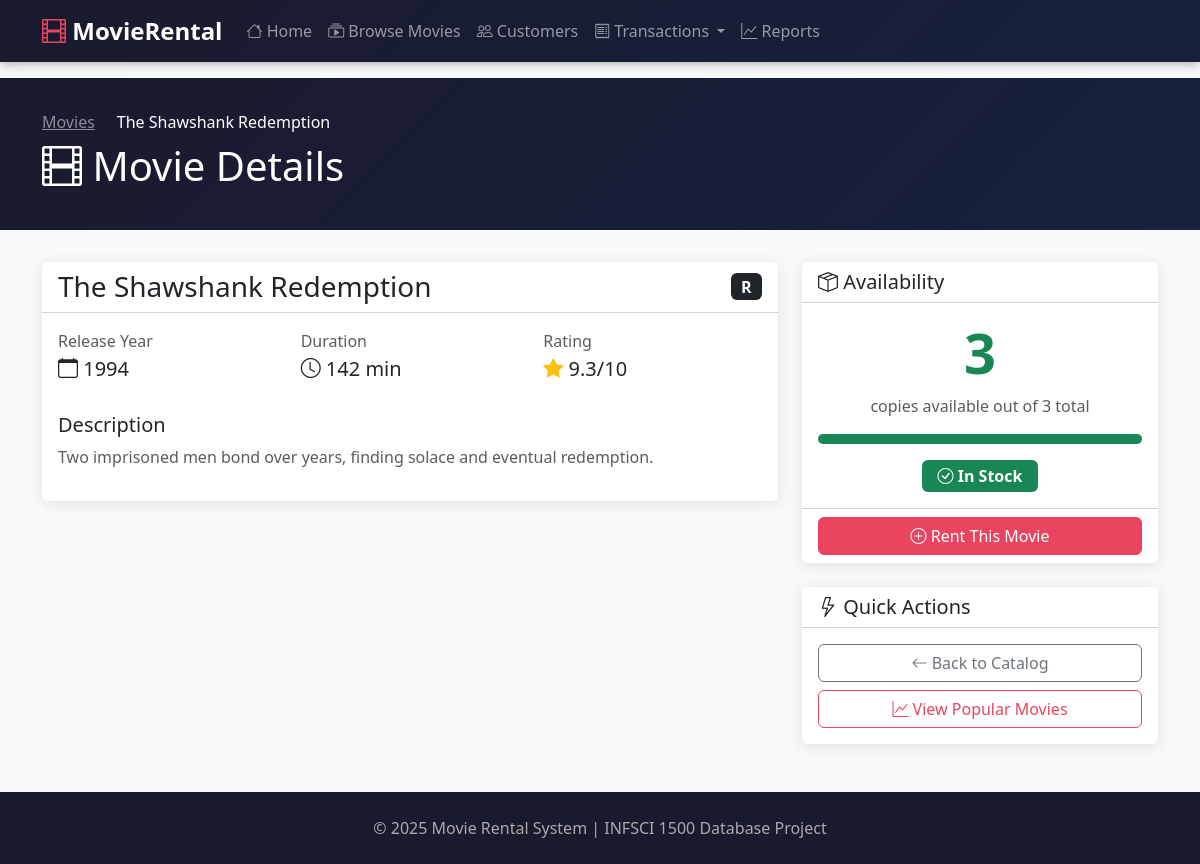
/movies/2, run on the app's committed database.
### tables this page shows
CREATE TABLE movie (
        movie_id       INTEGER PRIMARY KEY AUTOINCREMENT,
        title          TEXT NOT NULL,
        release_year   INTEGER,
        mpaa_rating    TEXT,
        length_minutes INTEGER,
        movie_rating   REAL,
        description    TEXT,
        rental_rate    REAL NOT NULL DEFAULT 4.99,
        late_fee       REAL NOT NULL DEFAULT 1.00
    );

### app.py (the view)
@app.route("/movies/<int:movie_id>")
def movie_detail(movie_id):
    conn = get_connection()
    cur = conn.cursor()
    cur.execute("SELECT * FROM movie WHERE movie_id = ?", (movie_id,))
    movie = cur.fetchone()
    cur.execute(
        """
        SELECT COUNT(*) AS total_copies,
               SUM(CASE WHEN status = 'AVAILABLE' THEN 1 ELSE 0 END) AS available_copies
        FROM inventory_copy
        WHERE movie_id = ?
        """,
        (movie_id,),
    )
    availability = cur.fetchone()
    conn.close()
    return render_template("movie_detail.html", movie=movie, availability=availability)

### app.py (called while the page is built)
def get_connection():
    conn = sqlite3.connect(DB_PATH)
    conn.row_factory = sqlite3.Row  # let us use row["column_name"]
    return conn

### templates/movie_detail.html (shortened to what this page needs)
{% extends "base.html" %}
{% block content %}
<div class="page-header">
    <div class="container">
        <nav aria-label="breadcrumb">
            <ol class="breadcrumb mb-2">
                <li class="breadcrumb-item"><a href="{{ url_for('browse_movies') }}" class="text-white-50">Movies</a></li>
                <li class="breadcrumb-item active text-white">{{ movie['title'] if movie else 'Details' }}</li>
            </ol>
        </nav>
        <h1><i class="bi bi-film"></i> Movie Details</h1>
    </div>
</div>
<div class="container">
    {% if movie %}
    <div class="row">
        <div class="col-lg-8">
            <div class="card mb-4">
                <div class="card-header bg-white">
                    <div class="d-flex justify-content-between align-items-center">
                        <h3 class="mb-0">{{ movie['title'] }}</h3>
                        {% if movie['mpaa_rating'] %}
                        <span class="badge bg-dark fs-6">{{ movie['mpaa_rating'] }}</span>
                        {% endif %}
                    </div>
                </div>
                <div class="card-body">
                    <div class="row mb-4">
                        <div class="col-md-4">
                            <p class="text-muted mb-1">Release Year</p>
                            <h5><i class="bi bi-calendar"></i> {{ movie['release_year'] if movie['release_year'] else 'N/A' }}</h5>
                        </div>
                        <div class="col-md-4">
                            <p class="text-muted mb-1">Duration</p>
                            <h5><i class="bi bi-clock"></i> {{ movie['length_minutes'] if movie['length_minutes'] else 'N/A' }} min</h5>
                        </div>
                        <div class="col-md-4">
                            <p class="text-muted mb-1">Rating</p>
                            <h5>
                                <i class="bi bi-star-fill rating-star"></i>
                                {{ movie['movie_rating'] if movie['movie_rating'] else 'N/A' }}/10
                            </h5>
                        </div>
                    </div>
                    <h5>Description</h5>
                    <p class="text-muted">{{ movie['description'] if movie['description'] else 'No description available.' }}</p>
                </div>
            </div>
        </div>
        <div class="col-lg-4">
            <div class="card mb-4">
                <div class="card-header bg-white">
                    <h5 class="mb-0"><i class="bi bi-box-seam"></i> Availability</h5>
                </div>
                <div class="card-body text-center">
                    {% set total = availability['total_copies'] if availability['total_copies'] else 0 %}
                    {% set available = availability['available_copies'] if availability['available_copies'] else 0 %}
                    <div class="display-4 fw-bold mb-2 {% if available > 0 %}text-success{% else %}text-danger{% endif %}">
                        {{ available }}
                    </div>
                    <p class="text-muted mb-3">copies available out of {{ total }} total</p>
                    <div class="progress mb-3" style="height: 10px;">
                        {% if total > 0 %}
                        <div class="progress-bar bg-success" role="progressbar"
                             style="width: {{ (available / total * 100)|int }}%"></div>
                        {% endif %}
                    </div>
                    {% if available > 0 %}
                    <span class="badge bg-success fs-6 px-3 py-2">
                        <i class="bi bi-check-circle"></i> In Stock
                    </span>
                    {% else %}
                    <span class="badge bg-danger fs-6 px-3 py-2">
                        <i class="bi bi-x-circle"></i> Out of Stock
                    </span>
                    {% endif %}
                </div>
                <div class="card-footer bg-white">
                    {% if available > 0 %}
                    <a href="{{ url_for('rent_movie') }}" class="btn btn-primary w-100">
                        <i class="bi bi-plus-circle"></i> Rent This Movie
                    </a>
                    {% else %}
                    <button class="btn btn-secondary w-100" disabled>
                        <i class="bi bi-clock"></i> Currently Unavailable
                    </button>
                    {% endif %}
                </div>
            </div>
            <div class="card">
                <div class="card-header bg-white">
                    <h5 class="mb-0"><i class="bi bi-lightning"></i> Quick Actions</h5>
                </div>
                <div class="card-body">
                    <a href="{{ url_for('browse_movies') }}" class="btn btn-outline-secondary w-100 mb-2">
                        <i class="bi bi-arrow-left"></i> Back to Catalog
                    </a>
                    <a href="{{ url_for('popular_movies') }}" class="btn btn-outline-primary w-100">
                        <i class="bi bi-graph-up"></i> View Popular Movies
                    </a>
                </div>
            </div>
        </div>
    </div>
    {% endif %}
</div>
{% endblock %}

### templates/base.html (style rules this page uses)
body { background-color: #f8f9fa; min-height: 100vh; }
.card { border: none; box-shadow: 0 2px 15px rgba(0,0,0,0.1); transition: transform 0.3s, box-shadow 0.3s; }
.btn-primary { background-color: #e94560; border-color: #e94560; }
.btn-outline-primary { color: #e94560; border-color: #e94560; }
.page-header { background: linear-gradient(135deg, #1a1a2e 0%, #16213e 100%); color: white; padding: 2rem 0; margin-bottom: 2rem; }
.rating-star { color: #ffc107; }

### data on the page
movie: title "The Shawshank Redemption", mpaa_rating "R", release_year "1994", length_minutes "142", movie_rating "9.3", description "Two imprisoned men bond over years, finding solace and eventual redemption."

### other printed values
{{ available }} "3"
{{ total }} "3"
